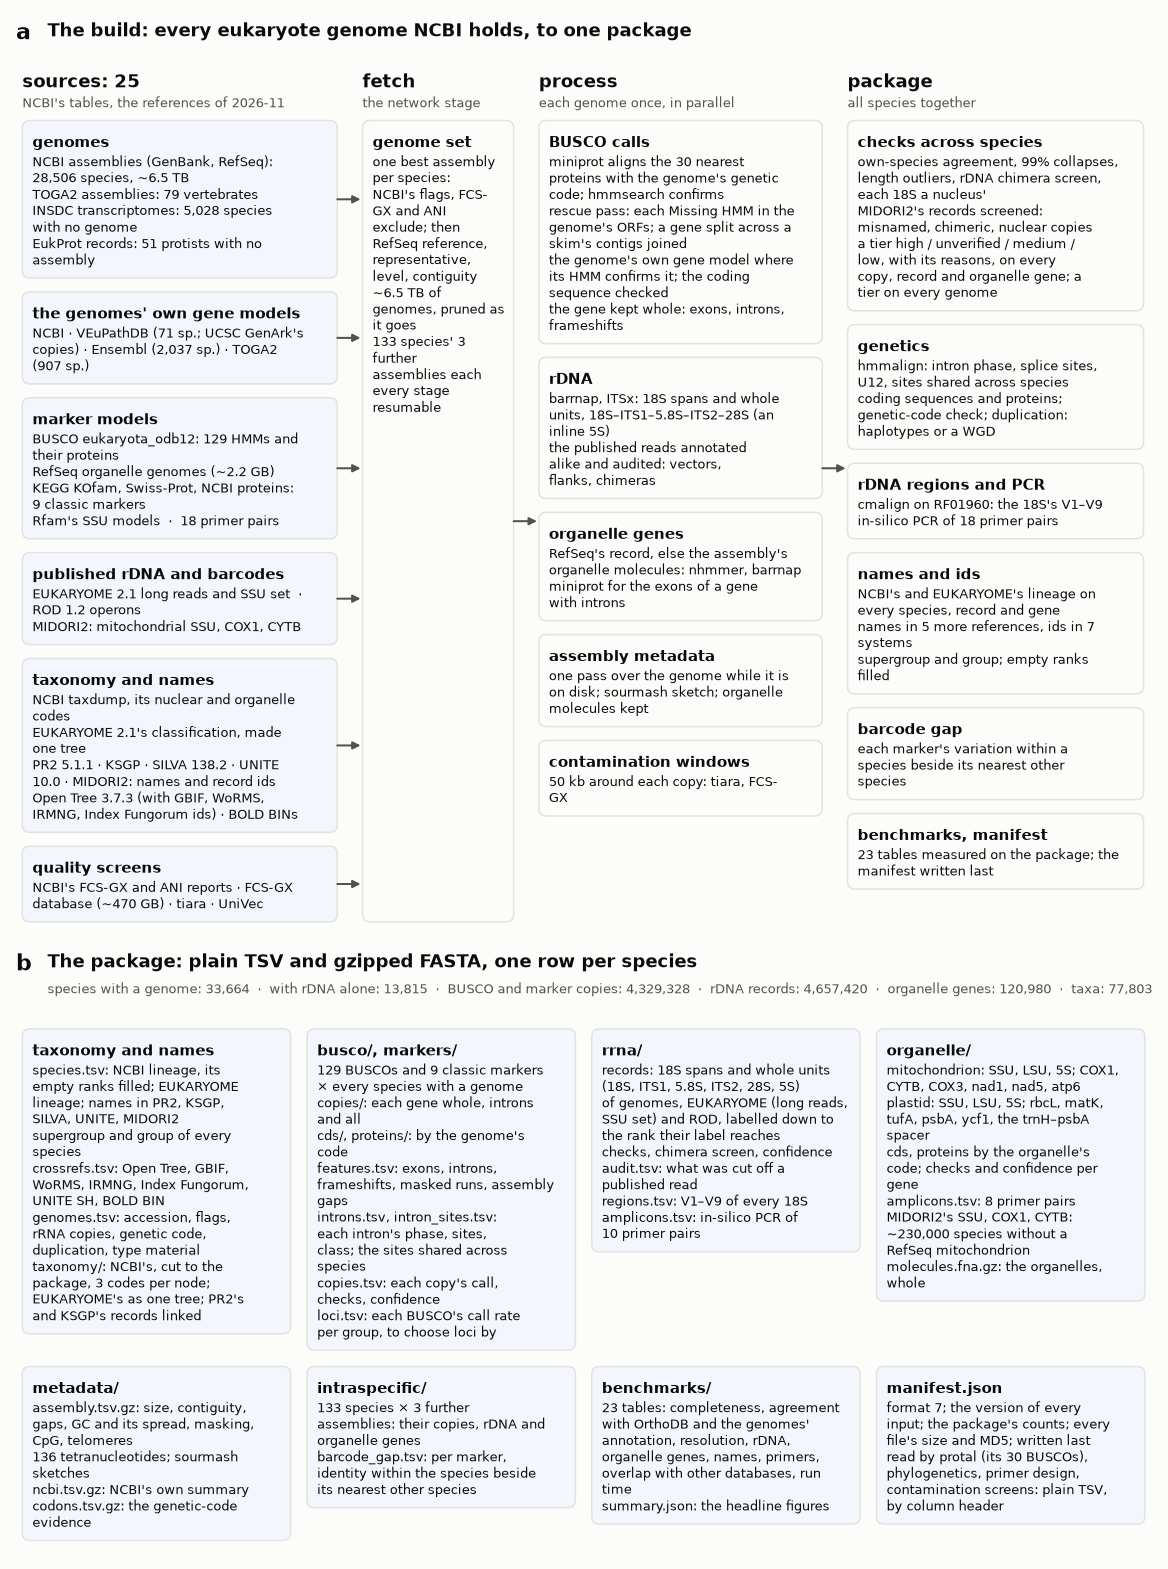

Write the Python code that produced this figure.
#!/usr/bin/env python3
"""The Eukore overview figure: (a) the build, from its sources to the package, and (b) the package, what each of its
parts makes available. Drawn with the paper's palette (benchmarks/eukore_bench/figures.py).

    python3 docs/figures/overview.py                              # docs/figures/overview.png, the numbers below
    python3 docs/figures/overview.py --package OUT/Eukore_2026.11 # the package's counts (its manifest) head panel b
    python3 docs/figures/overview.py --format svg --no_marks      # without the "added in 0.2" marks
    python3 docs/figures/overview.py --slide                      # overview_slide.png: fewer items, 16:9, the logo

The numbers are NUMBERS below: the genomes' those of the first full build (Eukore_2026.11 of 2026-11-14), the
references' those of 2026-11; the text is format 7's (Eukore 0.2.6). An item that starts with "*" is a part added
since Eukore 0.2 (format 5) and gets a mark (--no_marks: none; the figures in docs/ and on the website are drawn so).
With --package panel b carries the package's own counts; update NUMBERS where the sources moved.
"""

import argparse
import json
import os
import sys
import textwrap

HERE = os.path.dirname(os.path.abspath(__file__))
ROOT = os.path.normpath(os.path.join(HERE, "..", ".."))
# the palette and save() are the benchmarks' figures' (until 2026-11-12 docs/benchmarks/plot_benchmarks.py, which
# moved there: this script did not run since)
sys.path[:0] = [ROOT, os.path.join(ROOT, "benchmarks")]
from eukore_bench import figures as pb  # noqa: E402
plt = pb.plt
from matplotlib.patches import FancyBboxPatch, FancyArrowPatch  # noqa: E402 (after plot_benchmarks' rcParams)

INK, INK2, MUTED, GRID, SURFACE, BLUE = pb.INK, pb.INK2, pb.MUTED, pb.GRID, pb.SURFACE, pb.BLUE
NEW = pb.SERIES[1]            # the mark of a part added in 0.2
SOURCE_FILL = "#f3f7fd"       # the sources' and the package's boxes
STAGE_FILL = SURFACE

NUMBERS = {
    "ncbi_species": "28,506", "ncbi_tb": "~6.5 TB", "toga2_species": "79", "tsa_species": "5,028",
    "eukprot_species": "51", "veupathdb_species": "71", "ensembl_species": "2,037", "toga2_models": "907",
    "buscos": "129", "primer_pairs": "18", "refseq_organelle": "~2.2 GB", "fcs_gx_db": "~470 GB",
    "sources": "25", "panel_species": "133", "panel_assemblies": "3", "benchmark_tables": "23",
    "midori2_species": "~230,000",
    "rrna_primer_pairs": "10", "organelle_primer_pairs": "8", "tetranucleotides": "136", "references": "6",
    "id_systems": "7", "ncbi_date": "2026-11",
}

# layout, in mm
WIDTH = 180
PAD, LINE, TITLE, GAP, INDENT = 1.6, 2.6, 3.6, 2.2, 2.0
FS_BODY, FS_TITLE, FS_HEAD, FS_PANEL = 6.0, 6.8, 8.0, 10
EM = 0.54 * FS_BODY * 0.3528    # DejaVu Sans: a character's width in mm, on average


def fmt(text, n):
    return text.format(**n)


def wrap(items, w):
    """Each item (a string; "*" first marks it) as its wrapped lines [(text, marked, first)]."""
    lines = []
    for item in items:
        marked = item.startswith("*")
        text = item[1:].strip() if marked else item
        width = int((w - 2 * PAD - (INDENT if marked else 0)) / EM)
        parts = textwrap.wrap(text, width) or [""]
        lines += [(part, marked, i == 0) for i, part in enumerate(parts)]
    return lines


class Box:
    def __init__(self, title, items, w, min_h=0):
        self.title, self.w = title, w
        self.marked = title.startswith("*")
        if self.marked:
            self.title = title[1:].strip()
        self.lines = wrap(items, w)
        self.h = max(PAD * 2 + TITLE + LINE * len(self.lines), min_h)

    def draw(self, ax, x, y, fill, marks):
        """The box with its top-left corner at (x, y)."""
        ax.add_patch(FancyBboxPatch((x, y - self.h), self.w, self.h, boxstyle="round,pad=0,rounding_size=1.2",
                                    facecolor=fill, edgecolor=GRID, linewidth=0.7))
        tx = x + PAD
        if self.marked and marks:
            dot(ax, x + PAD + 0.6, y - PAD - TITLE * 0.55)
            tx += INDENT
        ax.text(tx, y - PAD - TITLE * 0.55, self.title, fontsize=FS_TITLE, fontweight="bold", color=INK,
                va="center", ha="left")
        yy = y - PAD - TITLE
        for text, marked, first in self.lines:
            indent = INDENT if (marked and marks) else 0
            if marked and marks and first:
                dot(ax, x + PAD + 0.6, yy - LINE * 0.55)
            ax.text(x + PAD + indent, yy - LINE * 0.55, text if marks else text.replace("*", ""), fontsize=FS_BODY,
                    color=INK, va="center", ha="left")
            yy -= LINE
        return y - self.h


def dot(ax, x, y):
    ax.plot([x], [y], marker="o", markersize=2.2, color=NEW, markeredgewidth=0, clip_on=False)


def column_height(boxes, gap=GAP):
    return sum(b.h for b in boxes) + gap * (len(boxes) - 1)


def column(ax, x, y, boxes, fill, marks, gap=GAP):
    """Boxes stacked from the top y down; returns [(top, bottom)] of each."""
    spans = []
    for b in boxes:
        bottom = b.draw(ax, x, y, fill, marks)
        spans.append((y, bottom))
        y = bottom - gap
    return spans


def head(ax, x, y, text, sub=None):
    ax.text(x, y, text, fontsize=FS_HEAD, fontweight="bold", color=INK, va="bottom", ha="left")
    if sub:
        ax.text(x, y - 3.0, sub, fontsize=FS_BODY, color=INK2, va="bottom", ha="left")


def arrow(ax, p, q, label=None, lw=0.9, color=INK2):
    ax.add_patch(FancyArrowPatch(p, q, arrowstyle="-|>", mutation_scale=7, linewidth=lw, color=color,
                                 shrinkA=0, shrinkB=0, clip_on=False))
    if label:
        ax.text((p[0] + q[0]) / 2, (p[1] + q[1]) / 2 + 1.0, label, fontsize=FS_BODY - 0.4, color=INK2,
                ha="center", va="bottom", bbox=dict(facecolor=SURFACE, edgecolor="none", pad=0.6))


def panel_a_content(n):
    xs, ws = 1, 50          # sources
    xf, wf = 55, 24         # fetch
    xp, wp = 83, 45         # process
    xk, wk = 132, 47        # package
    sources = [Box(t, items, ws) for t, items in [
        ("genomes", [
            fmt("NCBI assemblies (GenBank, RefSeq): {ncbi_species} species, {ncbi_tb}", n),
            fmt("TOGA2 assemblies: {toga2_species} vertebrates", n),
            fmt("* INSDC transcriptomes: {tsa_species} species with no genome", n),
            fmt("EukProt records: {eukprot_species} protists with no assembly", n)]),
        ("the genomes' own gene models", [
            fmt("NCBI · VEuPathDB ({veupathdb_species} sp.; UCSC GenArk's copies) · Ensembl "
                "({ensembl_species} sp.) · TOGA2 ({toga2_models} sp.)", n)]),
        ("marker models", [
            fmt("BUSCO eukaryota_odb12: {buscos} HMMs and their proteins", n),
            fmt("RefSeq organelle genomes ({refseq_organelle})", n),
            "* KEGG KOfam, Swiss-Prot, NCBI proteins: 9 classic markers",
            fmt("* Rfam's SSU models  ·  {primer_pairs} primer pairs", n)]),
        ("published rDNA and barcodes", [
            "EUKARYOME 2.1 long reads and SSU set  ·  ROD 1.2 operons",
            "* MIDORI2: mitochondrial SSU, COX1, CYTB"]),
        ("taxonomy and names", [
            "* NCBI taxdump, its nuclear and organelle codes",
            "* EUKARYOME 2.1's classification, made one tree",
            "PR2 5.1.1 · KSGP · SILVA 138.2* · UNITE 10.0* · MIDORI2*: names and record ids",
            "* Open Tree 3.7.3 (with GBIF, WoRMS, IRMNG, Index Fungorum ids) · BOLD BINs"]),
        ("quality screens", [
            fmt("NCBI's FCS-GX and ANI reports · FCS-GX database ({fcs_gx_db}) · tiara · UniVec", n)]),
    ]]
    fetch = [Box("genome set", [
        "one best assembly per species: NCBI's flags, FCS-GX and ANI exclude; then RefSeq reference, "
        "representative, level, contiguity",
        fmt("{ncbi_tb} of genomes, pruned as it goes", n),
        fmt("* {panel_species} species' {panel_assemblies} further assemblies each", n),
        "every stage resumable"], wf, min_h=column_height(sources))]
    process = [Box(t, items, wp) for t, items in [
        ("BUSCO calls", [
            "miniprot aligns the 30 nearest proteins with the genome's genetic code; hmmsearch confirms",
            "rescue pass: each Missing HMM in the genome's ORFs; a gene split across a skim's contigs joined",
            "the genome's own gene model where its HMM confirms it; the coding sequence checked",
            "the gene kept whole: exons, introns, frameshifts"]),
        ("rDNA", [
            "barrnap, ITSx: 18S spans and whole units, 18S–ITS1–5.8S–ITS2–28S (an inline 5S)",
            "* the published reads annotated alike and audited: vectors, flanks, chimeras"]),
        ("organelle genes", [
            "RefSeq's record, else the assembly's organelle molecules: nhmmer, barrnap",
            "* miniprot for the exons of a gene with introns"]),
        ("assembly metadata", [
            "one pass over the genome while it is on disk; sourmash sketch; organelle molecules kept"]),
        ("contamination windows", [
            "50 kb around each copy: tiara, FCS-GX"]),
    ]]
    package = [Box(t, items, wk) for t, items in [
        ("checks across species", [
            "own-species agreement, 99% collapses, length outliers, rDNA chimera screen, each 18S a nucleus'",
            "* MIDORI2's records screened: misnamed, chimeric, nuclear copies",
            "* a tier high / unverified / medium / low, with its reasons, on every copy, record and organelle "
            "gene; a tier on every genome"]),
        ("* genetics", [
            "hmmalign: intron phase, splice sites, U12, sites shared across species",
            "coding sequences and proteins; genetic-code check; duplication: haplotypes or a WGD"]),
        ("* rDNA regions and PCR", [
            "cmalign on RF01960: the 18S's V1–V9",
            fmt("in-silico PCR of {primer_pairs} primer pairs", n)]),
        ("names and ids", [
            "NCBI's and EUKARYOME's lineage on every species, record and gene",
            fmt("names in 5 more references, ids in {id_systems} systems", n),
            "* supergroup and group; empty ranks filled"]),
        ("* barcode gap", [
            "each marker's variation within a species beside its nearest other species"]),
        ("benchmarks, manifest", [
            fmt("{benchmark_tables} tables measured on the package; the manifest written last", n)]),
    ]]
    cols = [(xs, ws, sources, SOURCE_FILL), (xf, wf, fetch, STAGE_FILL), (xp, wp, process, STAGE_FILL),
            (xk, wk, package, STAGE_FILL)]
    return cols


def panel_a(ax, n, marks):
    """The build: sources -> fetch -> process (per genome) -> package (across species)."""
    cols = panel_a_content(n)
    top_pad = 13
    H = top_pad + 3.6 + max(column_height(b) for _x, _w, b, _f in cols) + 4
    ax.set_xlim(0, WIDTH)
    ax.set_ylim(0, H)
    ax.set_aspect("equal")
    ax.axis("off")
    top = H - top_pad
    ax.text(0, H - 1, "a", fontsize=FS_PANEL, fontweight="bold", va="top", ha="left")
    ax.text(5, H - 1, "The build: every eukaryote genome NCBI holds, to one package", fontsize=FS_HEAD,
            fontweight="bold", va="top", ha="left")
    heads = [(fmt("sources: {sources}", n), fmt("NCBI's tables, the references of {ncbi_date}", n)),
             ("fetch", "the network stage"), ("process", "each genome once, in parallel"),
             ("package", "all species together")]
    spans = []
    for (x, w, boxes, fill), (title, sub) in zip(cols, heads):
        head(ax, x, top + 1.0, title, sub)
        spans.append(column(ax, x, top - 3.6, boxes, fill, marks))
    s_spans, f_spans, p_spans, k_spans = spans
    (xs, ws, _, _), (xf, wf, _, _), (xp, wp, _, _), (xk, _, _, _) = cols
    f_top, f_bot = f_spans[0]
    for t, b in s_spans:
        arrow(ax, (xs + ws, (t + b) / 2), (xf - 0.3, (t + b) / 2))
    p_mid = (p_spans[0][0] + p_spans[-1][1]) / 2
    arrow(ax, (xf + wf, (f_top + f_bot) / 2), (xp - 0.3, (f_top + f_bot) / 2))
    arrow(ax, (xp + wp, p_mid), (xk - 0.3, p_mid))
    if marks:
        dot(ax, WIDTH - 46, H - 2.6)
        ax.text(WIDTH - 44, H - 2.6, "and *: added since Eukore 0.2 (package format 5)", fontsize=FS_BODY,
                color=INK2, va="center", ha="left")
    return H


def panel_b_content(n):
    w = 42.6
    row1 = [Box(t, items, w) for t, items in [
        ("taxonomy and names", [
            "species.tsv: NCBI lineage, its empty ranks filled; EUKARYOME lineage; names in PR2, KSGP, SILVA*, "
            "UNITE*, MIDORI2*",
            "* supergroup and group of every species",
            "* crossrefs.tsv: Open Tree, GBIF, WoRMS, IRMNG, Index Fungorum, UNITE SH, BOLD BIN",
            "genomes.tsv: accession, flags, rRNA copies, genetic code*, duplication*, type material*",
            "* taxonomy/: NCBI's, cut to the package, 3 codes per node; EUKARYOME's as one tree; PR2's and "
            "KSGP's records linked"]),
        ("busco/, markers/", [
            fmt("{buscos} BUSCOs and 9 classic markers* × every species with a genome", n),
            "copies/: each gene whole, introns and all",
            "* cds/, proteins/: by the genome's code",
            "features.tsv: exons, introns, frameshifts, masked runs, assembly gaps",
            "* introns.tsv, intron_sites.tsv: each intron's phase, sites, class; the sites shared across species",
            "copies.tsv: each copy's call, checks, confidence",
            "loci.tsv: each BUSCO's call rate per group, to choose loci by"]),
        ("rrna/", [
            "records: 18S spans and whole units (18S, ITS1, 5.8S, ITS2, 28S, 5S) of genomes, EUKARYOME (long "
            "reads, SSU set) and ROD, labelled down to the rank their label reaches",
            "checks, chimera screen, confidence",
            "* audit.tsv: what was cut off a published read",
            "* regions.tsv: V1–V9 of every 18S",
            fmt("* amplicons.tsv: in-silico PCR of {rrna_primer_pairs} primer pairs", n)]),
        ("organelle/", [
            "mitochondrion: SSU, LSU, 5S; COX1, CYTB, COX3*, nad1*, nad5*, atp6*",
            "plastid: SSU, LSU, 5S; rbcL, matK, tufA, psbA*, ycf1*, the trnH–psbA spacer*",
            "* cds, proteins by the organelle's code; checks and confidence per gene",
            fmt("* amplicons.tsv: {organelle_primer_pairs} primer pairs", n),
            fmt("* MIDORI2's SSU, COX1, CYTB: {midori2_species} species without a RefSeq mitochondrion", n),
            "molecules.fna.gz: the organelles, whole"]),
    ]]
    row2 = [Box(t, items, w) for t, items in [
        ("metadata/", [
            "assembly.tsv.gz: size, contiguity, gaps, GC and its spread, masking, CpG, telomeres",
            fmt("{tetranucleotides} tetranucleotides; sourmash sketches", n),
            "ncbi.tsv.gz: NCBI's own summary",
            "* codons.tsv.gz: the genetic-code evidence"]),
        ("* intraspecific/", [
            fmt("{panel_species} species × {panel_assemblies} further assemblies: their copies, rDNA and "
                "organelle genes", n),
            "barcode_gap.tsv: per marker, identity within the species beside its nearest other species"]),
        ("benchmarks/", [
            fmt("{benchmark_tables} tables: completeness, agreement with OrthoDB and the genomes' annotation, "
                "resolution, rDNA, organelle genes, names, primers*, overlap with other databases, "
                "run time", n),
            "summary.json: the headline figures"]),
        ("manifest.json", [
            "format 7; the version of every input; the package's counts; every file's size and MD5; "
            "written last",
            "read by protal (its 30 BUSCOs), phylogenetics, primer design, contamination screens: plain TSV, "
            "by column header"]),
    ]]
    return w, row1, row2


def panel_b(ax, n, marks, counts):
    """The package: one row per species, and what each part holds."""
    w, row1, row2 = panel_b_content(n)
    gap = 2.6
    top_pad = 13
    h1, h2 = max(b.h for b in row1), max(b.h for b in row2)
    H = top_pad + h1 + gap + h2 + 2
    ax.set_xlim(0, WIDTH)
    ax.set_ylim(0, H)
    ax.set_aspect("equal")
    ax.axis("off")
    ax.text(0, H - 1, "b", fontsize=FS_PANEL, fontweight="bold", va="top", ha="left")
    ax.text(5, H - 1, "The package: plain TSV and gzipped FASTA, one row per species", fontsize=FS_HEAD,
            fontweight="bold", va="top", ha="left")
    if counts:
        line = "  ·  ".join(f"{k}: {v}" for k, v in counts)
    else:
        line = fmt("the first full build: {ncbi_species} species with a genome, {tsa_species} with a transcriptome, "
                   "{eukprot_species} with records; each with its {buscos} BUSCOs, rDNA, organelle genes", n)
    ax.text(5, H - 5.6, line, fontsize=FS_BODY, color=INK2, va="top", ha="left")
    top = H - top_pad
    xs = [1 + i * (w + gap) for i in range(4)]
    for x, b in zip(xs, row1):
        b.draw(ax, x, top, SOURCE_FILL, marks)
    for x, b in zip(xs, row2):
        b.draw(ax, x, top - h1 - gap, SOURCE_FILL, marks)
    return H


def manifest_counts(package):
    with open(os.path.join(package, "manifest.json")) as fh:
        m = json.load(fh)
    c = m["counts"]
    organelle = sum(sum(v.values()) for v in c.get("organelle_genes", {}).values())
    return [("species with a genome", f"{c['species']:,}"), ("with rDNA alone", f"{c.get('species_rrna_only', 0):,}"),
            ("BUSCO and marker copies", f"{c['copies']:,}"), ("rDNA records", f"{c['rrna_records']:,}"),
            ("organelle genes", f"{organelle:,}"), ("taxa", f"{c['taxa']:,}")]


def slide(n, counts):
    """The simplified overview for a presentation: a 16:9 slide, sources -> build -> package, with the logo."""
    global PAD, LINE, TITLE, GAP, INDENT, FS_BODY, FS_TITLE, FS_HEAD, EM
    PAD, LINE, TITLE, GAP, INDENT = 2.6, 5.0, 6.4, 3.2, 3.6
    FS_BODY, FS_TITLE, FS_HEAD = 11.0, 12.5, 15.0
    EM = 0.57 * FS_BODY * 0.3528
    W, H = 338, 190
    fig = plt.figure(figsize=(W / 25.4, H / 25.4))
    ax = fig.add_axes([0, 0, 1, 1])
    ax.set_xlim(0, W)
    ax.set_ylim(0, H)
    ax.set_aspect("equal")
    ax.axis("off")
    logo = plt.imread(os.path.join(HERE, "..", "logo", "eukore_logo.png"))
    lh = 34
    lw = lh * logo.shape[1] / logo.shape[0]
    ax.imshow(logo, extent=[4, 4 + lw, H - 3 - lh, H - 3], zorder=3, interpolation="lanczos")
    ax.text(4 + lw + 10, H - 13, "Every eukaryote genome at NCBI, to one checked package of marker genes",
            fontsize=18, fontweight="bold", color=INK, va="center", ha="left")
    ax.text(4 + lw + 10, H - 24, fmt("Eukore 0.2.6  ·  package format 7  ·  NCBI's tables and the references of "
                                    "{ncbi_date}", n),
            fontsize=FS_BODY, color=INK2, va="center", ha="left")
    top = H - 48
    xs, ws = 4, 96          # sources
    xb, wb = 116, 96        # the build
    xk, wk = 224, 110       # the package
    sources = [Box(t, items, ws) for t, items in [
        ("genomes", [
            fmt("NCBI: {ncbi_species} species, {ncbi_tb}", n),
            fmt("TOGA2: {toga2_species} vertebrates", n),
            fmt("transcriptomes: {tsa_species} species", n),
            fmt("EukProt records: {eukprot_species} protists", n)]),
        ("models", [
            fmt("BUSCO eukaryota_odb12: {buscos} genes", n),
            "RefSeq organelle genomes",
            fmt("KOfam: 9 classic markers; Rfam's SSU models; {primer_pairs} primer pairs", n),
            "gene models: NCBI, Ensembl, VEuPathDB, TOGA2",
            "published records: EUKARYOME, ROD, MIDORI2"]),
        ("names and ids", [
            "NCBI's and EUKARYOME's taxonomy; PR2, KSGP, SILVA, UNITE, MIDORI2",
            "Open Tree, GBIF, WoRMS, IRMNG, BOLD"]),
        ("quality", ["NCBI's FCS-GX and ANI reports, tiara"]),
    ]]
    build = [Box(t, items, wb) for t, items in [
        ("fetch: the genome set", ["one best assembly per species; contaminated and misidentified ones excluded"]),
        ("process: each genome once", [
            "BUSCO genes: miniprot, then BUSCO's HMMs; the genome's own gene model where it agrees",
            "rDNA operons: barrnap, ITSx; the published reads audited",
            "organelle genes; assembly metadata; 50 kb windows for contamination screens"]),
        ("package: all species together", [
            "own-species, 99% and chimera checks; MIDORI2 screened; a confidence tier on every copy, "
            "record and gene",
            "introns, proteins, genetic code; 18S V1–V9; in-silico PCR; names and ids; barcode gap",
            fmt("{benchmark_tables} benchmarks; manifest with checksums", n)]),
    ]]
    package = [Box(t, items, wk) for t, items in [
        ("BUSCO genes", [
            fmt("{buscos} per species and 9 classic markers, each whole with its introns; CDS, proteins, "
                "intron sites", n)]),
        ("rDNA", [fmt("18S and whole operons of genomes, EUKARYOME and ROD, audited; V1–V9; "
                      "{rrna_primer_pairs} primer pairs", n)]),
        ("organelle genes", [
            fmt("rRNA, COX1, CYTB, rbcL, matK, ...; {organelle_primer_pairs} primer pairs; MIDORI2's barcodes "
                "of {midori2_species} more species", n)]),
        ("taxonomy", [fmt("NCBI and EUKARYOME lineage on every record; names in 5 more references; ids in "
                          "{id_systems} systems", n)]),
        ("also", [fmt("assembly metadata, sketches; barcode gap of {panel_species} species; benchmarks; "
                      "plain TSV and FASTA", n)]),
    ]]
    heads = [(xs, fmt("{sources} sources", n)), (xb, "the build"), (xk, "the package: one row per species")]
    for x, title in heads:
        ax.text(x, top + 2, title, fontsize=FS_HEAD, fontweight="bold", color=INK, va="bottom", ha="left")
    s_spans = column(ax, xs, top - 2, sources, SOURCE_FILL, False)
    b_spans = column(ax, xb, top - 2, build, STAGE_FILL, False, gap=GAP * 2)
    k_spans = column(ax, xk, top - 2, package, SOURCE_FILL, False)
    s_mid = (s_spans[0][0] + s_spans[-1][1]) / 2
    b_mid = (b_spans[0][0] + b_spans[-1][1]) / 2
    k_mid = (k_spans[0][0] + k_spans[-1][1]) / 2
    for (t, b) in s_spans:
        arrow(ax, (xs + ws, (t + b) / 2), (xb - 0.5, min(max((t + b) / 2, b_spans[-1][1] + 6), b_spans[0][0] - 6)),
              lw=1.4)
    for (t, b) in b_spans[:-1]:
        y = (b + b_spans[b_spans.index((t, b)) + 1][0]) / 2
        arrow(ax, (xb + wb / 2, b), (xb + wb / 2, b_spans[b_spans.index((t, b)) + 1][0] + 0.5), lw=1.4)
    arrow(ax, (xb + wb, b_mid), (xk - 0.5, min(max(b_mid, k_spans[-1][1] + 6), k_spans[0][0] - 6)), lw=1.4)
    if counts:
        line = "  ·  ".join(f"{k}: {v}" for k, v in counts)
    else:
        line = fmt("the first full build: {ncbi_species} species with a genome, {tsa_species} with a transcriptome, "
                   "{eukprot_species} with records", n)
    ax.text(W / 2, 3, line, fontsize=FS_BODY, color=INK2, va="bottom", ha="center")
    return fig


def main(argv=None):
    p = argparse.ArgumentParser(description=__doc__, formatter_class=argparse.RawDescriptionHelpFormatter)
    p.add_argument("--package", help="a package whose manifest's counts head panel b")
    p.add_argument("--out", default=HERE)
    p.add_argument("--name", help="the file's name (overview; overview_slide with --slide)")
    p.add_argument("--format", default="png", choices=("png", "svg", "pdf"))
    p.add_argument("--no_marks", action="store_true", help="no marks on the parts added in 0.2")
    p.add_argument("--slide", action="store_true", help="the simplified 16:9 version, with the logo")
    a = p.parse_args(argv)
    counts = manifest_counts(a.package) if a.package else None
    os.makedirs(a.out, exist_ok=True)
    if a.slide:
        print(pb.save(slide(NUMBERS, counts), a.out, a.name or "overview_slide", a.format))
        return
    a.name = a.name or "overview"
    # the panels' heights come from their content: lay them out once on throwaway axes
    probe = plt.figure()
    ha = panel_a(probe.add_subplot(211), NUMBERS, not a.no_marks)
    hb = panel_b(probe.add_subplot(212), NUMBERS, not a.no_marks, counts)
    plt.close(probe)
    fig = plt.figure(figsize=(WIDTH / 25.4, (ha + hb) / 25.4))
    gs = fig.add_gridspec(2, 1, height_ratios=[ha, hb], hspace=0, left=0, right=1, top=1, bottom=0)
    panel_a(fig.add_subplot(gs[0]), NUMBERS, not a.no_marks)
    panel_b(fig.add_subplot(gs[1]), NUMBERS, not a.no_marks, counts)
    print(pb.save(fig, a.out, a.name, a.format))


if __name__ == "__main__":
    main()
